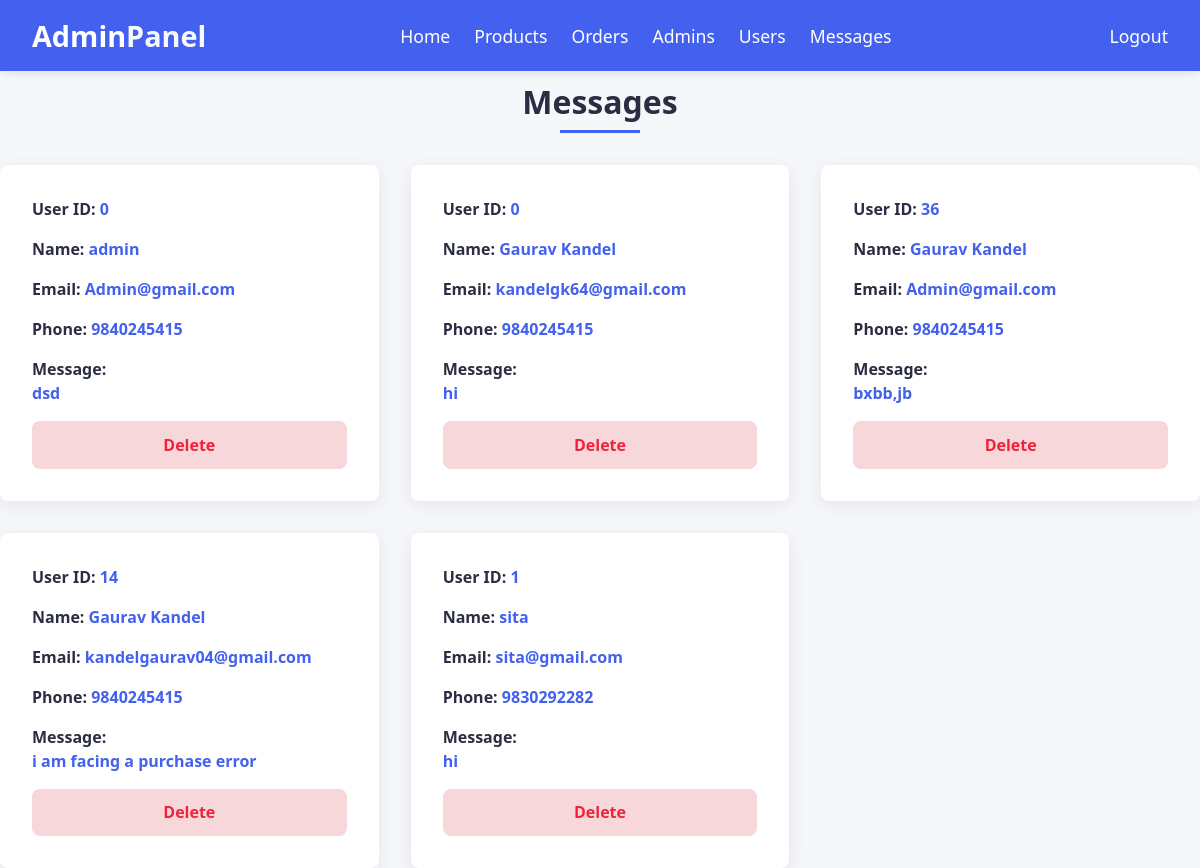
The page /admin/messages.php (signed in) on the database its author committed.
### tables this page shows
CREATE TABLE `messages` (
  `id` int(100) NOT NULL,
  `user_id` int(100) NOT NULL,
  `name` varchar(100) NOT NULL,
  `email` varchar(100) NOT NULL,
  `number` varchar(12) NOT NULL,
  `message` varchar(500) NOT NULL,
  `created_at` timestamp NOT NULL DEFAULT current_timestamp(),
  `is_read` tinyint(4) DEFAULT 0
);

### admin/messages.php (the view, shortened to what this page needs)
<?php
class Database {
    private $conn;
    public function __construct($host, $dbname, $username, $password) {
        try {
            $this->conn = new PDO("mysql:host=$host;dbname=$dbname", $username, $password);
            $this->conn->setAttribute(PDO::ATTR_ERRMODE, PDO::ERRMODE_EXCEPTION);
        } catch(PDOException $e) {
            die("Connection failed: " . $e->getMessage());
        }
    }
    public function getConnection() {
        return $this->conn;
    }
}
class Message {
    private $conn;
    public function __construct($db) {
        $this->conn = $db->getConnection();
    }
    public function getAllMessages() {
        $stmt = $this->conn->prepare("SELECT * FROM `messages` ORDER BY id DESC");
        $stmt->execute();
        return $stmt;
    }
}
$db = new Database('localhost', 'ns', 'root', '');
$message = new Message($db);
$select_messages = $message->getAllMessages();
?>
<!DOCTYPE html>
<html lang="en">
<head>
   <link rel="stylesheet" href="https://cdnjs.cloudflare.com/ajax/libs/font-awesome/6.1.1/css/all.min.css">
</head>
<body>
<header class="admin-header">
   <a href="dashboard.php" class="logo">Admin<span>Panel</span></a>
   <nav class="navbar">
      <a href="dashboard.php">Home</a>
      <a href="products.php">Products</a>
      <a href="placed_orders.php">Orders</a>
      <a href="admin_accounts.php">Admins</a>
      <a href="users_accounts.php">Users</a>
      <a href="messages.php">Messages</a>
   </nav>
   <div class="icons">
      <a href="admin_logout.php" onclick="return confirm('logout from this website?');">Logout</a>
   </div>
</header>
<section class="contacts">
   <h1 class="heading">Messages</h1>
   <div class="box-container">
      <?php
      if ($select_messages->rowCount() > 0) {
         while ($fetch_message = $select_messages->fetch(PDO::FETCH_ASSOC)) {
      ?>
         <div class="box">
            <p><strong>User ID:</strong> <span><?= htmlspecialchars($fetch_message['user_id']); ?></span></p>
            <p><strong>Name:</strong> <span><?= htmlspecialchars($fetch_message['name']); ?></span></p>
            <p><strong>Email:</strong> <span><?= htmlspecialchars($fetch_message['email']); ?></span></p>
            <p><strong>Phone:</strong> <span><?= htmlspecialchars($fetch_message['number']); ?></span></p>
            <p><strong>Message:</strong> <br><span><?= nl2br(htmlspecialchars($fetch_message['message'])); ?></span></p>
            <a href="messages.php?delete=<?= $fetch_message['id']; ?>" onclick="return confirm('Are you sure you want to delete this message?');" class="delete-btn">Delete</a>
         </div>
      <?php
         }
      } else {
         echo '<p class="empty">You have no messages.</p>';
      }
      ?>
   </div>
</section>
</body>
</html>

### admin/messages.php (style rules this page uses)
:root { --primary: #4361ee; --primary-light: #4895ef; --secondary: #3f37c9; --dark: #2b2d42; --light: #f8f9fa; --danger: #ef233c; --success: #4cc9f0; --border-radius: 8px; --shadow: 0 4px 20px rgba(0, 0, 0, 0.08); --transition: all 0.3s cubic-bezier(0.25, 0.8, 0.25, 1); }
* { margin: 0; padding: 0; box-sizing: border-box; font-family: 'Segoe UI', Tahoma, Geneva, Verdana, sans-serif; }
body { background-color: #f5f7fa; color: var(--dark); padding-top: 80px; }
.admin-header { background-color: var(--primary); color: white; padding: 1rem 2rem; position: fixed; top: 0; left: 0; right: 0; z-index: 1000; display: flex; justify-content: space-between; align-items: center; box-shadow: 0 2px 10px rgba(0,0,0,0.1); }
.admin-header .logo { font-size: 1.8rem; font-weight: 700; color: white; text-decoration: none; }
.admin-header .logo span { color: var(--light); }
.admin-header .navbar { display: flex; gap: 1.5rem; }
.admin-header .navbar a { color: white; font-size: 1.1rem; text-decoration: none; transition: var(--transition); }
.admin-header .icons a { color: white; font-size: 1.1rem; margin-left: 1.5rem; text-decoration: none; }
.heading { text-align: center; margin-bottom: 2rem; font-size: 2rem; color: var(--dark); position: relative; padding-bottom: 10px; }
.heading:after { content: ''; position: absolute; bottom: 0; left: 50%; transform: translateX(-50%); width: 80px; height: 3px; background: var(--primary); }
.box-container { display: grid; grid-template-columns: repeat(auto-fill, minmax(300px, 1fr)); gap: 2rem; }
.box { background: white; border-radius: var(--border-radius); box-shadow: var(--shadow); padding: 2rem; transition: var(--transition); display: flex; flex-direction: column; gap: 1rem; }
.box p { font-size: 1rem; color: var(--dark); line-height: 1.5; }
.box p span { font-weight: 600; color: var(--primary); }
.option-btn, .delete-btn { display: inline-block; padding: 0.8rem 1.5rem; border-radius: var(--border-radius); font-weight: 600; text-align: center; transition: var(--transition); text-decoration: none; cursor: pointer; border: none; }
.delete-btn { background: #f8d7da; color: var(--danger); }

### rows shown on the page
messages: user "0", name "admin", email "Admin@gmail.com", number "9840245415", message "dsd"
messages: user "0", name "Gaurav Kandel", email "kandelgk64@gmail.com", number "9840245415", message "hi"
messages: user "36", name "Gaurav Kandel", email "Admin@gmail.com", number "9840245415", message "bxbb,jb"
messages: user "14", name "Gaurav Kandel", email "kandelgaurav04@gmail.com", number "9840245415", message "i am facing a purchase error"
messages: user "1", name "sita", email "sita@gmail.com", number "9830292282", message "hi"
